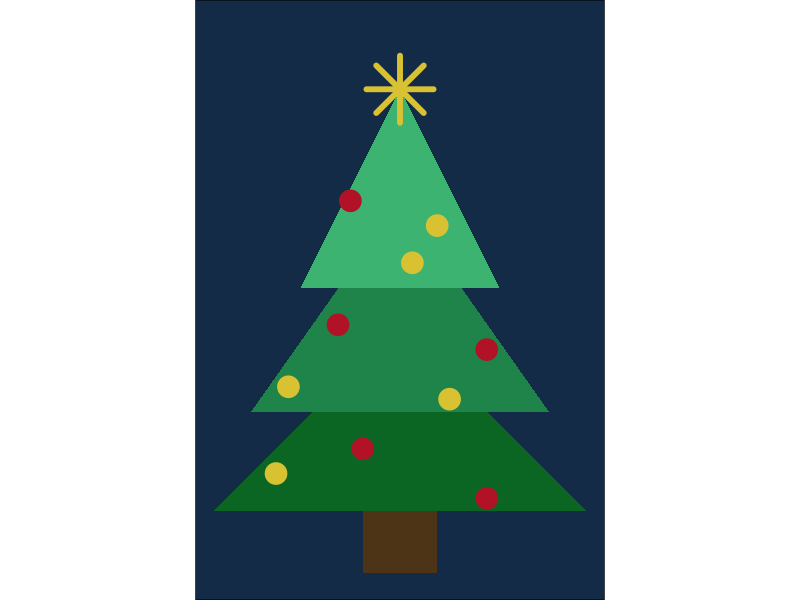

Write the R code that produced this figure.
library(dplyr)
library(ggplot2)

N = 3
liscie_x <-  c(-1.5,0,1.5,
             -1.2,0,1.2,
             -.8,0,.8)
liscie_y <- c(1,2.5,1
             ,1.8,3.5,1.8,
             2.8,4.4,2.8) - 0.5
kolory_lisci <- c("#0B6623", "#1E8449", "#3CB371")
# licie
trojkaty <- data.frame(
  id = rep(seq(1,N),each=3),
  kolor = rep(kolory_lisci,each=3),
  x = liscie_x,
  y = liscie_y
)
# Pień
pien <-  data.frame(
x = c(-0.3,0.3,0.3,-0.3),
y = c(0,0,1,1)
)
# Gwiazdka
gwiazda <- data.frame(x=0,y=3.9)
# Bombki
bombki <-  data.frame(
  x = c(-1, 0.7, -0.3, 0.4,-0.5,0.1,-0.4,-0.9,0.7,0.3),
  y = c(0.8, 0.6, 1, 1.4,2,2.5,3,1.5,1.8,2.8),
  kolor = c("#d9c232", "#b11226", "#b11226", "#d9c232", "#b11226","#d9c232", "#b11226", "#d9c232","#b11226", "#d9c232")
)
pien_warstwa <- geom_polygon(data = pien,aes(x=x,y=y,fill = "#4d3417")) 
liscie_warstwa <- geom_polygon(data=trojkaty,aes(x=x,y=y,group=id,fill=kolor))
gwiazda_warstwa <- geom_point(data=gwiazda,aes(x=x,y=y),shape=8,size=14,stroke = 3,color="#d9c232")
bombki_warstwa <- geom_point(data=bombki,aes(x=x,y=y,color=kolor),size=7)

ggplot() +
  pien_warstwa +
  liscie_warstwa  +
  gwiazda_warstwa +
  bombki_warstwa + 
  scale_fill_identity() +
  scale_color_identity() +
  coord_fixed(ratio = 1,ylim = c(0, 4.4)) +
  theme_void() + 
  theme(plot.background = element_rect(fill="#132b47"))

  